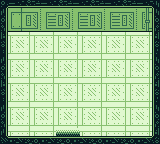

The image is a tile-based game level rendered from a .tmx file. Its description and complete source (layers, tilesets, objects, tile grids) follow:
An orthogonal 20x18 tile map with 8x8 px tiles, 1 tile layer (Tile Layer 1).

<map version="1.5" tiledversion="1.6.0" orientation="orthogonal" renderorder="right-down" width="20" height="18" tilewidth="8" tileheight="8" infinite="0" nextlayerid="2" nextobjectid="1">
 <tileset firstgid="1" name="Overworld" tilewidth="8" tileheight="8" tilecount="1064" columns="28">
  <image source="Overworld.png" width="224" height="304" />
 </tileset>
 <layer id="1" name="Tile Layer 1" width="20" height="18">
  <data encoding="csv">
847,848,849,850,851,852,853,854,855,848,849,850,851,852,853,854,855,848,849,856,
875,876,877,880,881,878,879,880,881,878,879,880,881,878,879,880,881,878,883,884,
903,904,905,908,909,906,907,908,909,906,907,908,909,906,907,908,909,906,911,912,
931,932,933,936,937,934,935,936,937,934,935,936,937,934,935,936,937,934,939,940,
959,963,964,965,963,964,965,963,964,965,963,964,965,963,964,965,963,964,965,968,
987,991,992,993,991,992,993,991,992,993,991,992,993,991,992,993,991,992,993,996,
1015,1019,1020,1021,1019,1020,1021,1019,1020,1021,1019,1020,1021,1019,1020,1021,1019,1020,1021,1024,
875,963,964,965,963,964,965,963,964,965,963,964,965,963,964,965,963,964,965,884,
903,991,992,993,991,992,993,991,992,993,991,992,993,991,992,993,991,992,993,912,
931,1019,1020,1021,1019,1020,1021,1019,1020,1021,1019,1020,1021,1019,1020,1021,1019,1020,1021,940,
959,963,964,965,963,964,965,963,964,965,963,964,965,963,964,965,963,964,965,968,
987,991,992,993,991,992,993,991,992,993,991,992,993,991,992,993,991,992,993,996,
1015,1019,1020,1021,1019,1020,1021,1019,1020,1021,1019,1020,1021,1019,1020,1021,1019,1020,1021,1024,
875,963,964,965,963,964,965,963,964,965,963,964,965,963,964,965,963,964,965,884,
903,991,992,993,991,992,993,991,992,993,991,992,993,991,992,993,991,992,993,912,
931,1019,1020,1021,1019,1020,1021,1019,1020,1021,1019,1020,1021,1019,1020,1021,1019,1020,1021,940,
875,963,964,965,963,964,965,1017,1018,1017,963,964,965,963,964,965,963,964,965,968,
1043,1044,1045,1046,1047,1048,1049,1050,1051,1044,1045,1046,1047,1048,1049,1050,1051,1044,1045,1052
</data>
 </layer>
</map>